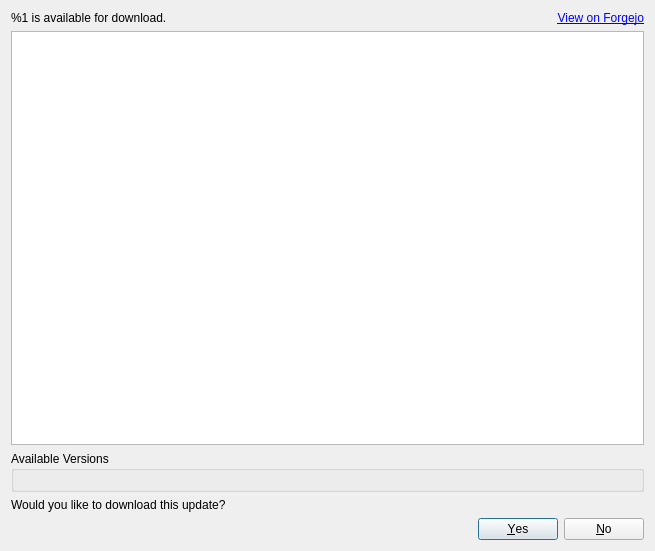
<?xml version="1.0" encoding="UTF-8"?>
<ui version="4.0">
 <class>UpdateDialog</class>
 <widget class="QDialog" name="UpdateDialog">
  <property name="geometry">
   <rect>
    <x>0</x>
    <y>0</y>
    <width>655</width>
    <height>551</height>
   </rect>
  </property>
  <property name="windowTitle">
   <string>Update Available</string>
  </property>
  <layout class="QGridLayout" name="gridLayout">
   <item row="0" column="0" colspan="2">
    <layout class="QVBoxLayout" name="guideBanner"/>
   </item>
   <item row="1" column="1">
    <widget class="QLabel" name="url">
     <property name="text">
      <string>&lt;a href=&quot;%1&quot;&gt;View on Forgejo&lt;/a&gt;</string>
     </property>
     <property name="alignment">
      <set>Qt::AlignmentFlag::AlignRight|Qt::AlignmentFlag::AlignTrailing|Qt::AlignmentFlag::AlignVCenter</set>
     </property>
     <property name="openExternalLinks">
      <bool>true</bool>
     </property>
    </widget>
   </item>
   <item row="4" column="0" colspan="2">
    <widget class="QLabel" name="label_2">
     <property name="text">
      <string>Would you like to download this update?</string>
     </property>
    </widget>
   </item>
   <item row="5" column="0" colspan="2">
    <widget class="QDialogButtonBox" name="buttonBox">
     <property name="orientation">
      <enum>Qt::Orientation::Horizontal</enum>
     </property>
     <property name="standardButtons">
      <set>QDialogButtonBox::StandardButton::No|QDialogButtonBox::StandardButton::Yes</set>
     </property>
    </widget>
   </item>
   <item row="3" column="0" colspan="2">
    <widget class="QGroupBox" name="groupBox">
     <property name="title">
      <string>Available Versions</string>
     </property>
     <layout class="QVBoxLayout" name="radioButtons"/>
    </widget>
   </item>
   <item row="1" column="0">
    <widget class="QLabel" name="version">
     <property name="text">
      <string>%1 is available for download.</string>
     </property>
    </widget>
   </item>
   <item row="2" column="0" colspan="2">
    <widget class="QTextBrowser" name="body">
     <property name="horizontalScrollBarPolicy">
      <enum>Qt::ScrollBarPolicy::ScrollBarAlwaysOff</enum>
     </property>
     <property name="readOnly">
      <bool>true</bool>
     </property>
     <property name="openExternalLinks">
      <bool>true</bool>
     </property>
    </widget>
   </item>
  </layout>
 </widget>
 <resources/>
 <connections>
  <connection>
   <sender>buttonBox</sender>
   <signal>accepted()</signal>
   <receiver>UpdateDialog</receiver>
   <slot>accept()</slot>
   <hints>
    <hint type="sourcelabel">
     <x>248</x>
     <y>254</y>
    </hint>
    <hint type="destinationlabel">
     <x>157</x>
     <y>274</y>
    </hint>
   </hints>
  </connection>
  <connection>
   <sender>buttonBox</sender>
   <signal>rejected()</signal>
   <receiver>UpdateDialog</receiver>
   <slot>reject()</slot>
   <hints>
    <hint type="sourcelabel">
     <x>316</x>
     <y>260</y>
    </hint>
    <hint type="destinationlabel">
     <x>286</x>
     <y>274</y>
    </hint>
   </hints>
  </connection>
 </connections>
</ui>
